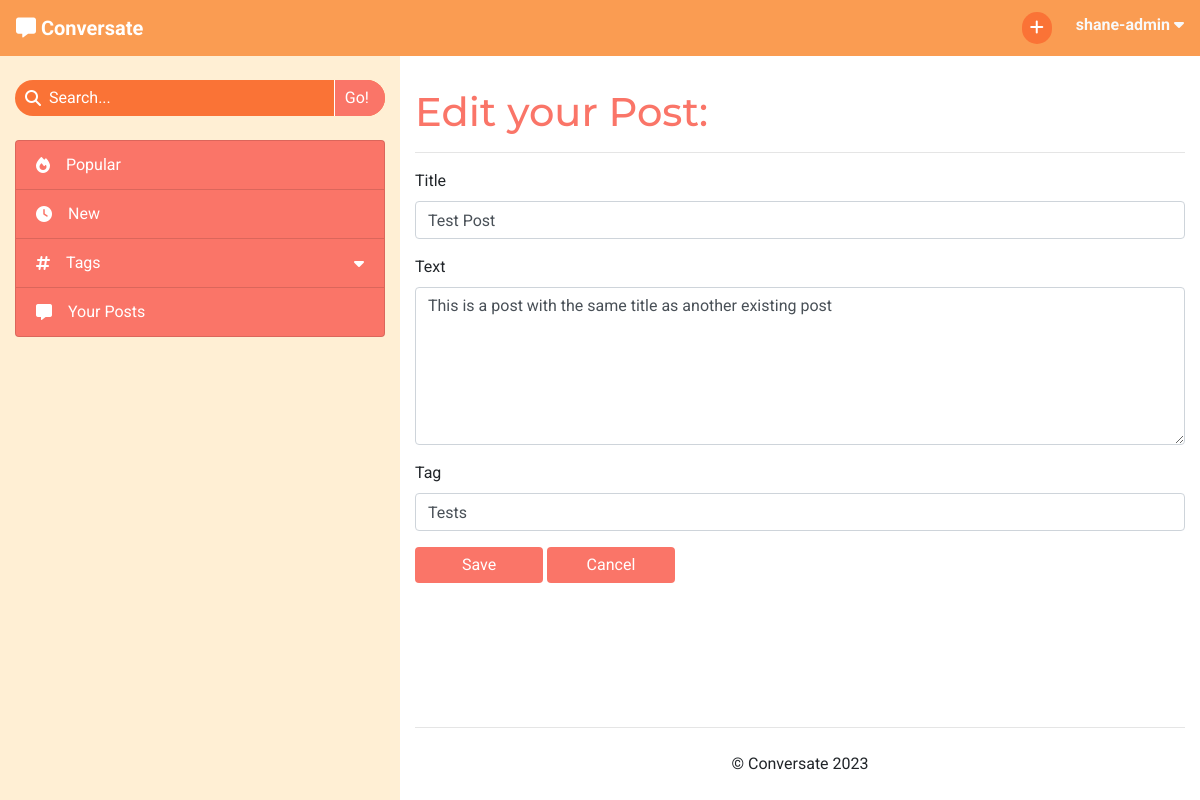
Page /edit/tests-sTzSXNts-test-post (signed in) on the earlier database version.
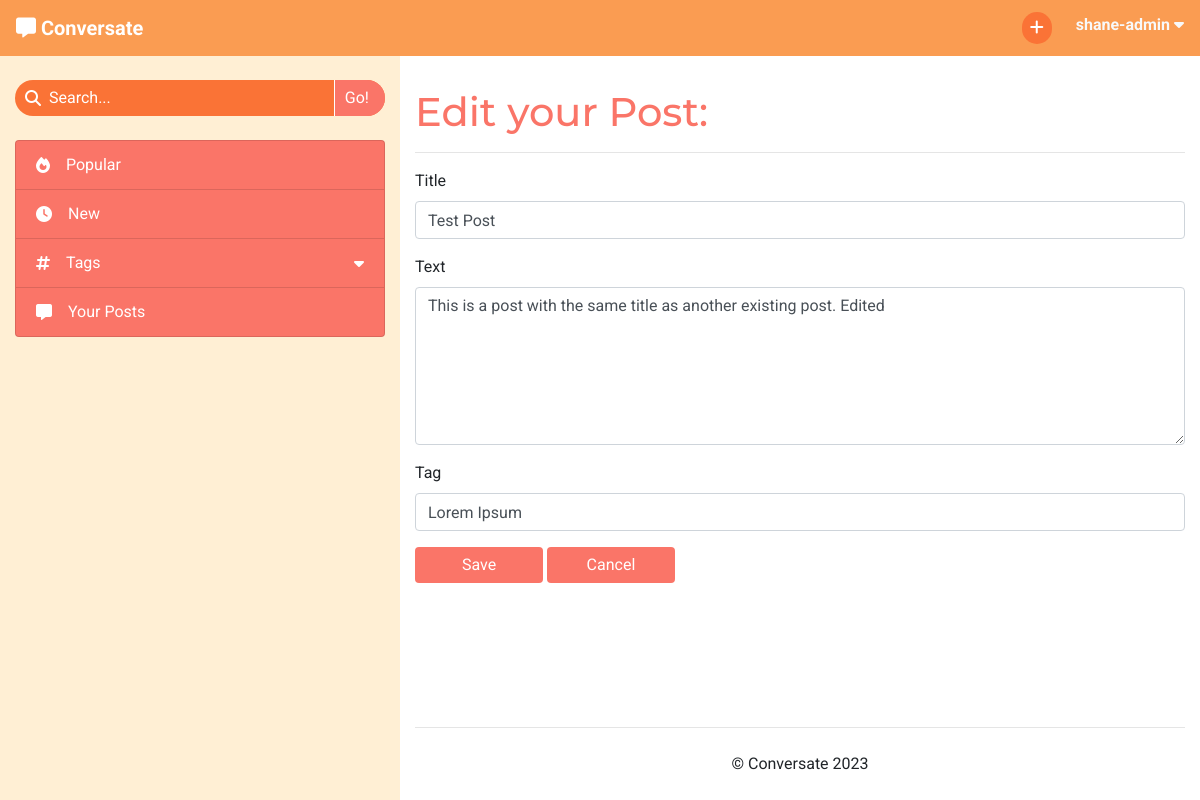
Same page on the later database version.
### forum/models.py (models this page shows, shortened)
class Post(models.Model):
    title = models.CharField(max_length=200)
    slug = models.SlugField(max_length=200, unique=True)
    tag = models.ForeignKey(Tag, on_delete=models.CASCADE, related_name='tagged_posts')
    posted_by = models.ForeignKey(User, on_delete=models.CASCADE, related_name='added_posts')
    posted_on = models.DateTimeField(auto_now_add=True)
    content = models.TextField()
    edited = models.BooleanField(default=False)
    likes = models.ManyToManyField(User, related_name='post_likes', blank=True)
    approved = models.BooleanField(default=False)
    class Meta:
        ordering = ['-posted_on']

class Tag(models.Model):
    name = models.CharField(max_length=30, unique=True)
    def __str__(self):
        return self.name

### forum/views.py (the view, shortened to what this page needs)
# urls.py: path('edit/<slug:slug>', views.EditPost.as_view(), name='edit_post'),
class EditPost(View):
    def get(self, request, slug):
        if not request.user.is_authenticated:
            return redirect('accounts/login')
        post = get_object_or_404(Post, slug=slug)
        context = {
            'post': post
        }
        return render(
            request,
            'edit_post.html',
            context,
        )

### templates/edit_post.html (shortened to what this page needs)
{% extends "base.html" %}
{% block content %}
<h1>Edit your Post:</h1>
<hr>
<form method="POST">
    <div class="form-group">
        <label for="title">Title</label>
        <input type="text" class="form-control" id="title" name="title"
            maxlength="200" value="{{ post.title }}" required>
    </div>
    <div class="form-group">
        <label for="content">Text</label>
        <textarea class="form-control" id="content" name="content" rows="6" required>{{ post.content }}</textarea>
    </div>
    <div class="form-group">
        <label for="tag">Tag</label>
        <input type="text" class="form-control" id="tag" name="tag"
            maxlength="30" value="{{ post.tag }}" required>
    </div>
    <button type="submit" class="btn form-button btn-primary">Save</button>
    <a href="{% url 'view_post' post.slug %}" class="btn form-button btn-primary">Cancel</a>
</form>
{% endblock content %}

Differences in the rows shown:
changed Post "Test Post": content "This is a post with the same title as another existing post" → "This is a post with the same title as another existing post. Edited"; tag "Tests" → "Lorem Ipsum"
